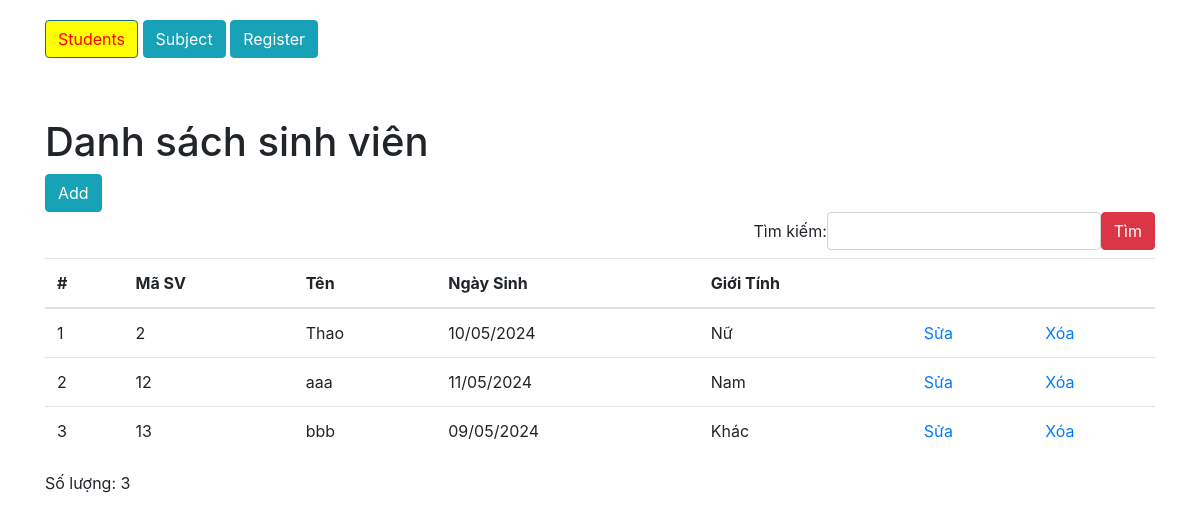
Page /qlsv/student/list.php on the earlier database version.
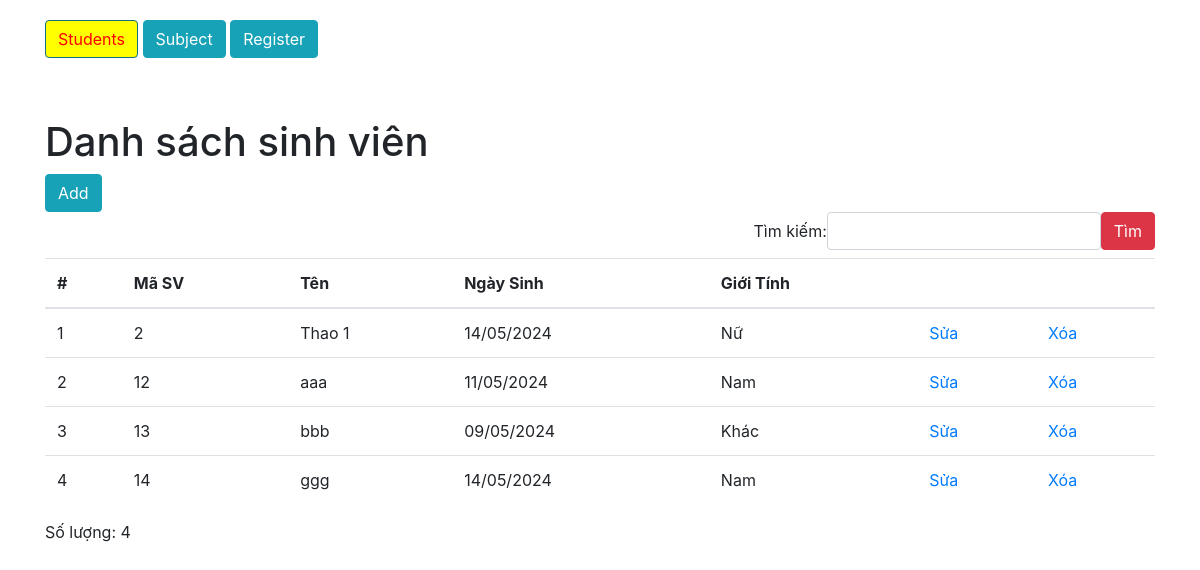
Same page on the later database version.
### tables this page shows
CREATE TABLE `student` (
  `id` int(11) NOT NULL,
  `name` varchar(50) NOT NULL,
  `birthday` date NOT NULL,
  `gender` tinyint(4) NOT NULL COMMENT '0-nam 1-nữ 2-khác'
);

### qlsv/functions.php (called while the page is built)
<?php
function formatVietNamDate($date)
{
    $timestamp = strtotime($date);
    $formatVNDate = date("d/m/Y", $timestamp);
    return $formatVNDate;
}
function getGenderName($gender)
{
    $genderMap = [0 => "Nam", 1 => "Nữ", 2 => "Khác"];
    $genderName = $genderMap[$gender];
    return $genderName;
}

### qlsv/student/list.php (the view, shortened to what this page needs)
<!DOCTYPE html>
<html lang="en">
<head>
    <link rel="stylesheet" href="../public/vendor/bootstrap-4.5.3-dist/css/bootstrap.min.css">
    <link rel="stylesheet" href="../public/vendor/fontawesome-free-5.15.1-web/css/all.min.css">
    <link rel="stylesheet" href="../public/css/style.css">
</head>
<body>
    <div class="container" style="margin-top:20px;">
        <a href="../student/list.html" class="active btn btn-info">Students</a>
        <a href="../subject/list.html" class=" btn btn-info">Subject</a>
        <a href="../register/list.html" class=" btn btn-info">Register</a>
        <div style="height:40px; margin-top:20px">
        </div>
        <h1>Danh sách sinh viên</h1>
        <a href="add.php" class="btn btn-info">Add</a>
        <form action="list.php" method="GET">
            <label class="form-inline justify-content-end">Tìm kiếm: <input type="search" name="search" class="form-control" value="<?=$_GET["search"] ?? ""?>">
                <button class="btn btn-danger">Tìm</button>
            </label>
        </form>
        <?php
        require "../connectDB.php";
        require "../functions.php";
        ?>
        <table class="table table-hover">
            <thead>
                <tr>
                    <th>#</th>
                    <th>Mã SV</th>
                    <th>Tên</th>
                    <th>Ngày Sinh</th>
                    <th>Giới Tính</th>
                    <th></th>
                    <th></th>
                </tr>
            </thead>
            <tbody>
                <?php
                $sql = "SELECT * FROM student";
                $result = $conn->query($sql);
                $stt = 0;
                if ($result->num_rows > 0) {
                    while ($row = $result->fetch_assoc()) {
                        $stt++;
                ?>
                        <tr>
                            <td><?= $stt ?></td>
                            <td><?= $row['id'] ?></td>
                            <td><?= $row['name'] ?></td>
                            <td><?= formatVietNamDate($row['birthday']) ?></td>
                            <td><?= getGenderName($row['gender']) ?></td>
                            <td><a href="edit.html">Sửa</a></td>
                            <td><a onclick="return confirm('Bạn chắc xóa?')" data="1" class="delete" href="list.html" type="student">Xóa</a></td>
                        </tr>
                    <?php
                    }
                } else {
                    ?>
                    <tr>
                        <th>No data</th>
                    </tr>
                <?php } ?>
            </tbody>
        </table>
        <div>
            <span>Số lượng: <?= $stt ?></span>
        </div>
    </div>
</body>
</html>

### qlsv/public/css/style.css (style rules this page uses)
.active { background-color: yellow !important; color: red !important; }
label { font-weight: normal; }

Differences in the rows shown:
changed student "Nữ": name "Thao" → "Thao 1"; birthday "10/05/2024" → "14/05/2024"
added student: id "14", name "ggg", birthday "14/05/2024", gender "Nam"
Other differences:
$stt: "3" → "4"
